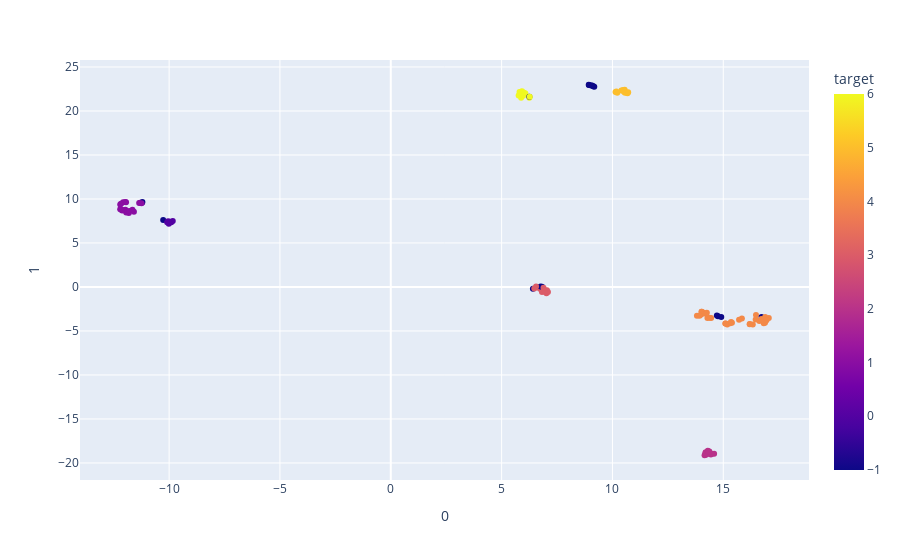

The cell this chart's notebook holds for it:
### Code cell
fig = px.scatter(df_umap_labelled, x=0, y=1, color='target')
fig.show()
